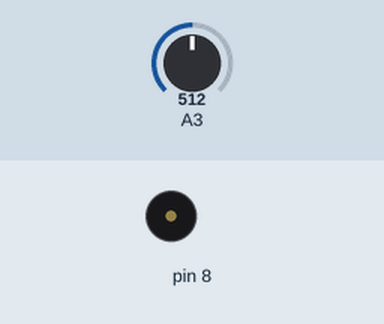
The sketch below on a simulated Arduino Uno, built with avr-gcc and run on an emulated ATmega328P. On the bench: buzzer (waves = sounding). The inputs (shaded band) are chosen by the test bench; at power-on: A3 = 512. What the sketch prints to the serial monitor is not drawn.

Above: at 1.2 s.
1.3 s: A3 set to 214
3.0 s: A3 set to 181
At 3.5 s:
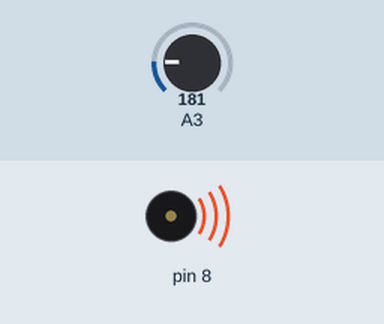
4.5 s: A3 set to 306
At 5.8 s:
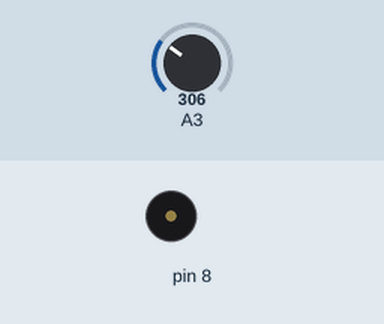
6.1 s: A3 set to 40
At 7.2 s:
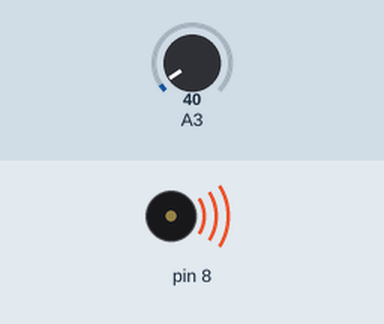
7.6 s: A3 set to 210
At 8.3 s:
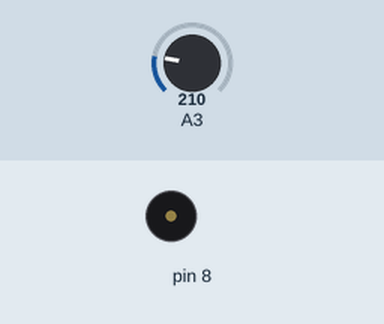
Timing chart, 0 to 10.2 s (numbered marks = the images above; inputs shaded):
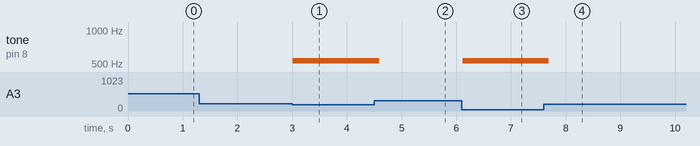

Measured:
- the behaviour switches between 200 and 199 on A3 (found by bisection; images 0 and 1)
- after the input at 1.3 s, every drawn part: stays the same
- after the input at 3.0 s, tone on pin 8: silent → 532 Hz at once
- after the input at 4.5 s, tone on pin 8: 532 Hz → silent after 0.09 s
- after the input at 6.1 s, tone on pin 8: silent → 532 Hz at once
- after the input at 7.6 s, tone on pin 8: 532 Hz → silent after 0.09 s

The sketch:

week10_5_arduino_serial_joystick_to_processing.ino
```cpp
// week10_5_arduino_serial_joystick_to_processing
// 修改自 week10_4_arduino_serial_Monitor_joystick_Serial_println
// 但是不使用 Serial.println() 要改用 serial.write()
void setup() {
  Serial.begin(9600);
  pinMode(2, INPUT_PULLUP);
  pinMode(8, OUTPUT);
}

void loop() {
  delay(30); // 改成慢一點,才不會太粗糙 1000 Hz / Processing每秒60次
  int now = analogRead(A3) / 4; // 小心, 要除以4, 才能順利由 Serial.write()送出
  Serial.write(now); // 把 0 ~ 255 的數值送出去
  if(now > 200) tone(8, 784, 100);
  if( now < 50) tone(8, 532, 100);
}
```
